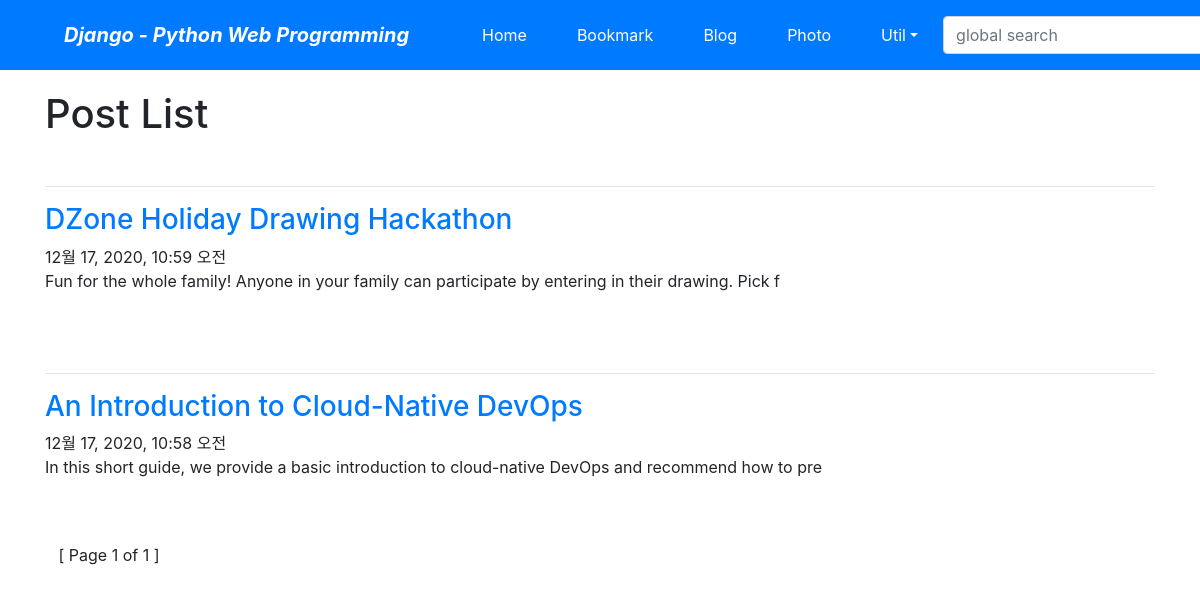
/blog/, run on an earlier commit of the app's database.
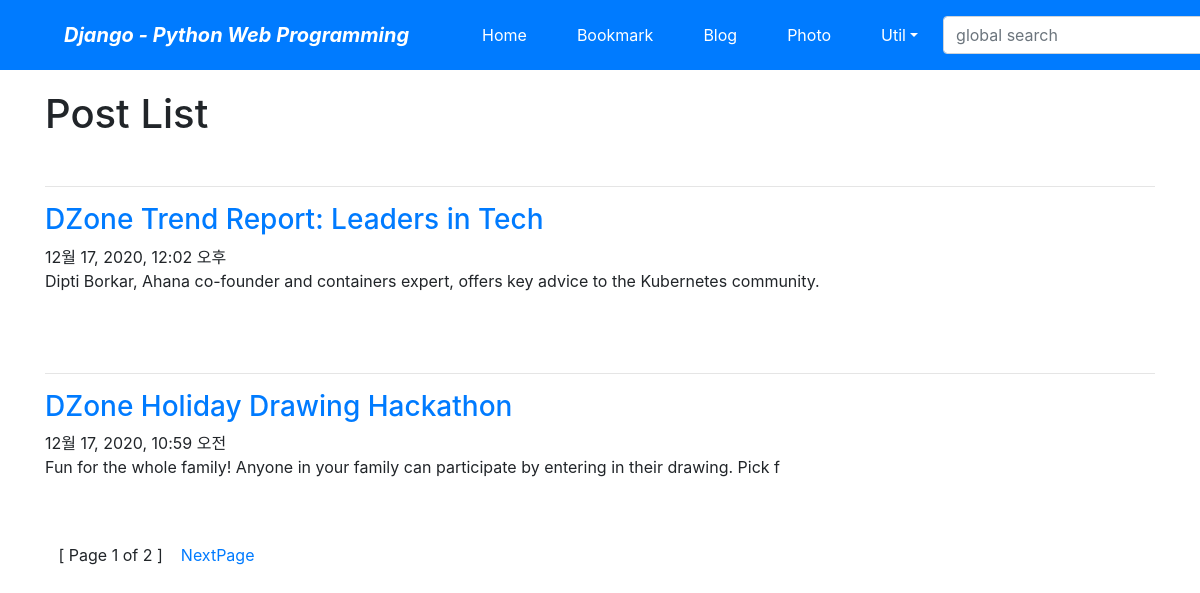
And on a later commit of the database.
### blog/models.py (models this page shows, shortened)
class Post(models.Model):
    title = models.CharField(verbose_name = "TITLE", max_length=100)
    slug = models.SlugField(verbose_name='SLUG', max_length=100, allow_unicode=True, help_text='one word for title alias. ')
    description = models.CharField(verbose_name="DESCRIPTION", max_length=100)
    content = models.TextField(verbose_name='CONTENT')
    create_dt = models.DateTimeField(verbose_name='CREATE DATE', auto_now_add=True)
    modify_dt = models.DateTimeField(verbose_name='MODIFY DATE', auto_now=True)
    class Meta:
        verbose_name = 'post'
        verbose_name_plural = 'posts'
        db_table = 'blog_posts'
        ordering = ('-modify_dt',)
        pass

### blog/views.py (the view)
# urls.py: path('', PostLV.as_view(), name='index'),
class PostLV(ListView):
    model = Post    # Post.objects.all()
    template_name = "blog/post_all.html"
    context_object_name = 'posts'
    paginate_by = 2 # 페이징 처리 설정 (한 화면에 n개씩 표시)

### blog/templates/blog/post_all.html (shortened to what this page needs)
{% extends 'base.html' %}
{% block content %}
    <h1>Post List</h1>
    <br>
    {% for post in posts %}
        <hr>
        <h3><a href='/blog/post/{{ post.slug }}/'>{{ post.title }}</a></h3>
        {{post.modify_dt}}
        <p>{{ post.description }}</p>
        <br><br>
    {% endfor %}
    &nbsp;&nbsp; [ Page {{ page_obj.number }} of {{ page_obj.paginator.num_pages }} ] &nbsp;&nbsp;
    {% if page_obj.has_next %}
        <a href='?page={{ page_obj.next_page_number }}'>NextPage</a>
    {% endif %}
{% endblock %}

What changed in the data, as far as the page shows it:
no longer on this page (row unchanged): Post: title "An Introduction to Cloud-Native DevOps", modify_dt "12월 17, 2020, 10:58 오전", description "In this short guide, we provide a basic introduction to cloud-native DevOps and recommend how to pre"
added Post: title "DZone Trend Report: Leaders in Tech", modify_dt "12월 17, 2020, 12:02 오후", description "Dipti Borkar, Ahana co-founder and containers expert, offers key advice to the Kubernetes community."
Also different on the page:
{{ page_obj.paginator.num_pages }}: "1" → "2"
text now shown: "NextPage"
